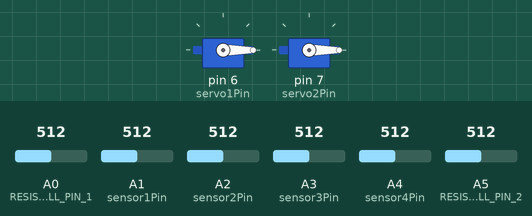
Recording of a sketch running on a simulated Arduino Uno, built with avr-gcc and run on an emulated ATmega328P. Parts: 2 × servo. Inputs (shaded band) come from the test bench; at power-on: A1 (sensor1Pin) = 512, A3 (sensor3Pin) = 512, A2 (sensor2Pin) = 512, A4 (sensor4Pin) = 512, A0 (RESISTOR_CELL_PIN_1) = 512, A5 (RESISTOR_CELL_PIN_2) = 512. What the sketch prints to the serial monitor is not drawn.

Above: at 1.2 s.
1.3 s: A1 (sensor1Pin) set to 492
At 1.64 s:
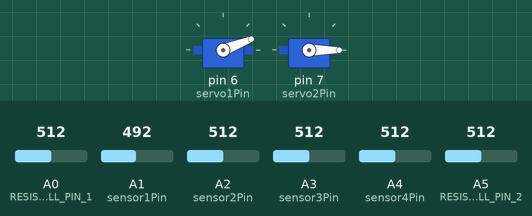
4.3 s: A3 (sensor3Pin) set to 496
At 4.49 s:
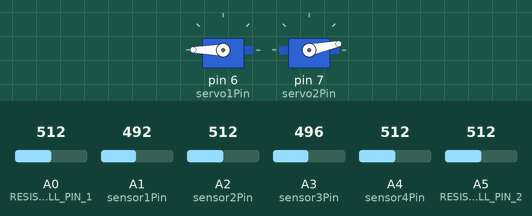
7.3 s: A2 (sensor2Pin) set to 466
At 7.49 s:
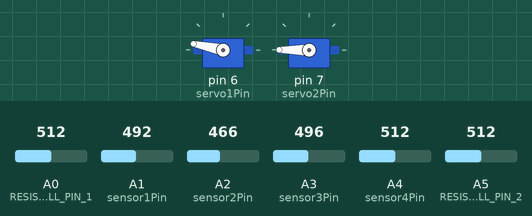
10.3 s: A4 (sensor4Pin) set to 80
13.3 s: A1 (sensor1Pin) set to 80
At 13.49 s:
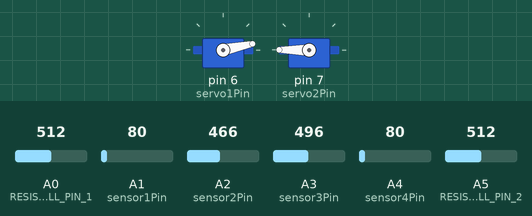
16.3 s: A2 (sensor2Pin) set to 30
At 16.49 s:
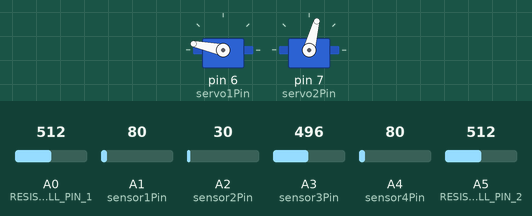
Timing chart, 0 to 20.3 s (numbered marks = the images above; inputs shaded):
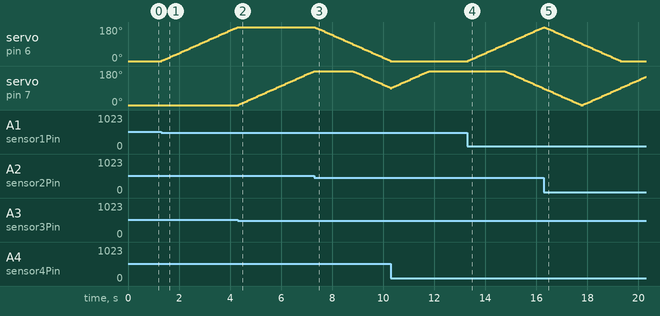

Measured:
- the behaviour switches between 510 and 509 on A1 (sensor1Pin) (found by bisection; images 0 and 1)
- the behaviour switches between 504 and 503 on A3 (sensor3Pin) (found by bisection; images 1 and 2)
- the behaviour switches between 485 and 484 on A2 (sensor2Pin) (found by bisection; images 2 and 3)
- after the input at 1.3 s, servo on pin 6 (servo1Pin): moves from 0° to 180° over 3.0 s, starting at once
- after the input at 4.3 s, servo on pin 7 (servo2Pin): moves from 0° to 180° over 3.0 s, starting at once
- after the input at 7.3 s, servo on pin 6 (servo1Pin): moves from 180° to 0° over 3.0 s, starting at once; servo on pin 7 (servo2Pin): moves from 180° to 90° over 1.5 s, starting after 1.5 s
- after the input at 13.3 s, servo on pin 6 (servo1Pin): moves from 0° to 180° over 3.0 s, starting at once; servo on pin 7 (servo2Pin): moves from 180° to 87° over 1.5 s, starting after 1.5 s
- after the input at 16.3 s, servo on pin 6 (servo1Pin): moves from 180° to 0° over 3.0 s, starting at once

The sketch:

Arduino.ino
```cpp
// Importation des librairies
#include <Servo.h>
#include <ArduinoJson.h>

// Déclaration des variables de configuration
int DELAY_TIME_UPDATE = 50;
int DELAY_TIME_SEND_DATA = 50;
int DELAY_TIME_BUTTON = 20;
int buttonPin = 1;
int angleRotation = 3;
int servo1Pin = 6;
int servo2Pin = 7;
int sensor1Pin = A1;
int sensor2Pin = A2;
int sensor3Pin = A3;
int sensor4Pin = A4;
float sensor1Resistance = 9700;
float sensor2Resistance = 9660;
float sensor3Resistance = 9700;
float sensor4Resistance = 9770;
int SEUIL_SENSIBILITY = 5;
int DEFAULT_MANUAL_MOD = 0;

int RESISTOR_CELL = 9710;
int RESISTOR_CELL_PIN_1 = A0;
int RESISTOR_CELL_PIN_2 = A5;


class Cooldown {
    private:
        long previousTime;      // Moment d'activation
        long delayCooldown;     // Durée

    public:
        Cooldown(long delayCooldown, long previousTime = millis()):
        delayCooldown(delayCooldown),
        previousTime(previousTime) {}

    bool check() {
        long time = millis();
        if (time - previousTime < delayCooldown) return false;
        previousTime = time;
        return true;
    }

    void set_delay(int newDelay) {
        delayCooldown = newDelay;
        previousTime = millis();
    }

    int get_delay() {
      return delayCooldown;
    }
};


class ServoControl {
    private:
        Servo servo;        // Servomoteur
        int pin;            // Numéro de l'entrée
        int angle;          // Angle actuel
        int angleStep;      // Angle de rotation
        int minAngle;       // Angle minimal
        int maxAngle;       // Angle maximal

    public:
        ServoControl(int pin, int angleStep, int minAngle = 0, int maxAngle = 180):
        pin(pin),
        angle(0),          // Par défaut l'angle est à 90°
        angleStep(angleStep),
        minAngle(minAngle),
        maxAngle(maxAngle) {}

    void init() {
        servo.attach(pin);
        servo.write(angle);
    }

    int get_angle() {
        return angle;
    }

    void set_angle(int newAngle) {
        angle = newAngle;
        servo.write(angle);
    }

    int get_angleStep() {
        return angleStep;
    }

    int set_angleStep(int newAngleStep) {
        angleStep = newAngleStep;
        return newAngleStep;
    }

    int angleLimit = 40;

    bool increase(ServoControl* servo1=nullptr) {
        bool limitReached = false;
        if (angle + angleStep <= maxAngle) angle += angleStep;
        else if (angle < maxAngle) {
            angle = maxAngle;
        }
//         else if (angle == maxAngle && pin == servo2Pin && servo1 && (servo1->get_angle() < 30 || servo1->get_angle() > 150)) {
//             limitReached = true;
//             servo1->set_angle(180 - servo1->get_angle());
//             angle = 0;
//         }
        servo.write(angle);
        return limitReached;
    }

    bool decrease(ServoControl* servo1=nullptr) {
        bool limitReached = false;
        if (angle - angleStep >= minAngle) angle -= angleStep;
        else if (angle > minAngle) {
            angle = minAngle;
        }
//         else if (angle == minAngle && pin == servo2Pin && servo1 && (servo1->get_angle() < 30 || servo1->get_angle() > 150)) {
//             limitReached = true;
//             servo1->set_angle(180 - servo1->get_angle());
//             angle = 180;
//         }
        servo.write(angle);
        return limitReached;
    }
};


class LightSensor {
    private:
        int pin;            // Numéro du capteur
        int resistance;     // Valeur de la résistance du capteur

    public:
        LightSensor(int pin, int resistance):
        pin(pin),
        resistance(resistance) {}

    int get_value() {
        return ((long)analogRead(pin) * 10000) / resistance;
    }
};


// Nécessaire pour éviter le référencement circulaire entre Tracker et Communication
class Tracker;
class Communication {
    private:
        Tracker* tracker;       // Tracker associé
        Cooldown* cooldown;      // Durée du cooldown pour l'échange de données avec Python

    public:
        Communication(Tracker* tracker, Cooldown* cooldown, long previousTime = 0):
        tracker(tracker),
        cooldown(cooldown) {}

    void send_data(int manualMod, int sensor1, int sensor2, int sensor3, int sensor4, int angle1, int angle2, String direction1, String direction2, int angleStep, int delayUpdate, int sensibility, float powerGenerated, float powerRequired, float currentYield);
    void receive_data();
};


class Tracker {
    private:
        ServoControl servo1, servo2;                                // Servomoteurs
        LightSensor sensor1, sensor2, sensor3, sensor4;             // Capteurs
        int sensibility;                                            // Seuil de sensibilité
        int lastSensibility;
        int manualMod;                                              // Status du mode manuel
        int buttonPin;                                              // Numéro du bouton
        Cooldown cooldownUpdate, cooldownSendData, cooldownButton;  // Durée des cooldowns
        Communication communication;                                // Communication
        String direction1, direction2;                              // Directions d'orientation

    public:
        Tracker(int manualMod, int servo1Pin, int servo2Pin, int sensor1Pin, int sensor2Pin, int sensor3Pin, int sensor4Pin, int buttonPin):
        servo1(servo1Pin, angleRotation),
        servo2(servo2Pin, angleRotation),

        sensor1(sensor1Pin, sensor1Resistance),
        sensor2(sensor2Pin, sensor2Resistance),
        sensor3(sensor3Pin, sensor3Resistance),
        sensor4(sensor4Pin, sensor4Resistance),

        sensibility(SEUIL_SENSIBILITY),
        lastSensibility(SEUIL_SENSIBILITY),
        manualMod(manualMod),
        buttonPin(buttonPin),

        cooldownUpdate(DELAY_TIME_UPDATE),
        cooldownSendData(DELAY_TIME_SEND_DATA),
        cooldownButton(DELAY_TIME_BUTTON),

        communication(this, &cooldownSendData),

        direction1(""),
        direction2("") {}


    void init() {
        servo1.init();
        servo2.init();
        pinMode(buttonPin, INPUT_PULLUP); // Si on appuie pas sur le bouton, il est par défaut HIGH.
    }


    void check_button() {

        if (!cooldownUpdate.check()) return;

        bool buttonState = digitalRead(buttonPin);
        if (buttonState == LOW) {
            switch_manualMod();
            Serial.println("Mode manuel : " + String(manualMod ? "Activé" : "Désactivé"));
        }
    }


    void update() {

//         check_button();

        if (manualMod == 1) return; // La suite du code s'exécute seulement si le modeManuel est désactivé.

        if (!cooldownUpdate.check()) return; // La suite du code s'exécute tous les X temps.

        int sensor1Value = sensor1.get_value();
        int sensor2Value = sensor2.get_value();
        int sensor3Value = sensor3.get_value();
        int sensor4Value = sensor4.get_value();


        // Contrôle l'inclinaison du panneau solaire
        if (abs(sensor1Value - sensor2Value) > sensibility) {
            if (sensor1Value > sensor2Value) {
                servo1.decrease();
                direction1 = "up";
            } else {
                servo1.increase();
                direction1 = "down";
            }
        } else direction1 = "";


        // Contrôle l'orientation du panneau solaire
        if (abs(sensor3Value - sensor4Value) > sensibility) {

            // Si l'angle du servomoteur 1 dépasse 90°, alors on inverse les capteurs 3 et 4
            if (servo1.get_angle() >= 90) {
                int temp = sensor4Value;
                sensor4Value = sensor3Value;
                sensor3Value = temp;
            }

            bool limitReached;
            if (sensor3Value > sensor4Value) {
                limitReached = servo2.increase(&servo1);
                direction2 = "left";
            } else {
                limitReached = servo2.decrease(&servo1);
                direction2 = "right";
            }

//             if (limitReached) {
//                 lastSensibility = sensibility;
//                 sensibility = 300;
//             } else {
//                 sensibility = lastSensibility;
//             }

        } else direction2 = "";

    }


    int switch_manualMod() {
        manualMod = manualMod ? 0 : 1;
        return manualMod;
    }

    int get_manualMod() {
        return manualMod;
    }


    void send_data() {

        if (!cooldownSendData.check()) return; // Le code suivant est exécuté tout les X temps.

        int sensor1Value = sensor1.get_value();
        int sensor2Value = sensor2.get_value();
        int sensor3Value = sensor3.get_value();
        int sensor4Value = sensor4.get_value();

        float* yield = get_yield();  // Récupère le tableau retourné

        float r = yield[0];
        float Pp = yield[1];
        float Pa = yield[2];

        delete[] yield;

        // Envoie les données à Communication qui les formatent pour les envoyez par port série à Python
        communication.send_data(
            manualMod,
            sensor1Value, sensor2Value, sensor3Value, sensor4Value,
            servo1.get_angle(), servo2.get_angle(),
            direction1, direction2,
            servo1.get_angleStep(),
            cooldownUpdate.get_delay(),
            sensibility,
            Pp,
            Pa,
            r
        );

    }

    // Vérifie que Communication n'a pas reçue des données en provenance de Python par port série.
    void receive_data() {
        communication.receive_data();
    }

    ServoControl* getServo(int number) {
        ServoControl* servos[] = {&servo1, &servo2};
        return servos[number - 1];
    }

    void set_angleStep(int newAngleStep) {
        servo1.set_angleStep(newAngleStep);
        servo2.set_angleStep(newAngleStep);
    }

    void set_delayUpdate(int newDelayUpdate) {
        cooldownUpdate.set_delay(newDelayUpdate);
    }

    void set_sensibility(int newSensibility) {
        sensibility = newSensibility;
    }

    void displaySensors() {
        Serial.println("Sensor 1 : " + String(analogRead(sensor1Pin)));
        Serial.println("Sensor 2 : " + String(analogRead(sensor2Pin)));
        Serial.println("Sensor 3 : " + String(analogRead(sensor3Pin)));
        Serial.println("Sensor 4 : " + String(analogRead(sensor4Pin)));
        Serial.println("");
    }

    float* get_yield() {

        float Up = (analogRead(RESISTOR_CELL_PIN_1) - analogRead(RESISTOR_CELL_PIN_2)) * 5 / 1023.0;
        float Ip = Up / 9710.;
        float Pp = Up * Ip;

        float Ua = 5;
        float I1 = (analogRead(A1) * 5 / 1023.) / sensor1Resistance;
        float I2 = (analogRead(A2) * 5 / 1023.) / sensor2Resistance;
        float I3 = (analogRead(A3) * 5 / 1023.) / sensor3Resistance;
        float I4 = (analogRead(A4) * 5 / 1023.) / sensor4Resistance;
        float Ia = - (I1 + I2 + I3 + I4);

        float Pa = abs(Ua * Ia);

        float r = abs(Pp / Pa) * 100;

//         Serial.println("Puissance générée par le panneau solaire : " + String(Pp));
//         Serial.println("Puissance générée par l'ensemble du circuit : " + String(Pa));
//         Serial.println("Rendement du panneau solaire par rapport à l'énergie fournie par le circuit : " + String(r));
//         Serial.println("");

        float* yield = new float[3];  // Alloue dynamiquement un tableau de 3 éléments
        yield[0] = r;  // Initialise r
        yield[1] = Pp;  // Initialise Pp
        yield[2] = Pa;  // Initialise Pa
        return yield;

    }
};


void Communication::send_data(int manualMod, int sensor1, int sensor2, int sensor3, int sensor4, int angle1, int angle2, String direction1, String direction2, int angleStep, int delayUpdate, int sensibility, float powerGenerated, float powerRequired, float currentYield) {

    String jsonString = "{";
    jsonString += "\"type\":\"ws\",";
    jsonString += "\"data\":{";
    jsonString += "\"system\":{";
    jsonString += "\"manual\":" + String(manualMod) + ",";
    jsonString += "\"angleRotation\":" + String(angleStep) + ",";
    jsonString += "\"delayUpdate\":" + String(delayUpdate) + ",";
    jsonString += "\"sensibility\":" + String(sensibility);
    jsonString += "},";

    jsonString += "\"phototransistors\":{";
    jsonString += "\"sensor_1\":" + String(sensor1) + ",";
    jsonString += "\"sensor_2\":" + String(sensor2) + ",";
    jsonString += "\"sensor_3\":" + String(sensor3) + ",";
    jsonString += "\"sensor_4\":" + String(sensor4);
    jsonString += "},";

    jsonString += "\"servomotors\":{";
    jsonString += "\"servo_1\":{\"angle\":" + String(angle1) + ",\"direction\":\"" + (direction1 == "" ? "null" : direction1) + "\"},";
    jsonString += "\"servo_2\":{\"angle\":" + String(angle2) + ",\"direction\":\"" + (direction2 == "" ? "null" : direction2) + "\"}";
    jsonString += "},";

    jsonString += "\"powerGenerated\":" + String(powerGenerated * pow(10, 3), 3) + ",";
    jsonString += "\"powerRequired\":" + String(powerRequired * pow(10, 3), 3) + ",";
    jsonString += "\"currentYield\":" + String(currentYield, 3);
    jsonString += "}}";

    Serial.println(jsonString); // Envoie la chaine de caractère formée à Python par port série

}


void Communication::receive_data() {

    if (Serial.available() > 0) {
        String line = Serial.readStringUntil('\n'); // Lire la ligne jusqu'à un saut de ligne
        line.trim();

        Serial.println(line);  // Affiche la ligne lue pour débogage

        if (line.startsWith("{") && line.endsWith("}")) {  // Filtrer les bonnes données JSON
            StaticJsonDocument<512> data;
            DeserializationError error = deserializeJson(data, line);

            if (!error) {
                String editName = data["edit"];
                int editValue = data["value"];

//                 String message = ""; // Déclarée ici pour être accessible partout

                // Vérifier et appliquer les modifications selon les clés du JSON
                if (editName == "manualMod") {
                    int newStatus_manualMod = tracker->switch_manualMod(); // Modifie le mode manuel (sur 1 s'il était sur 0 et inversement)
//                     String message = "Le mode manuel est désormais : " + String(newStatus_manualMod ? "allumé" : "éteint");
                }

                if (editName.startsWith("servo-")) {
                    int servoNumber = String(editName.charAt(editName.length() - 1)).toInt();
                    ServoControl* servo = tracker->getServo(servoNumber);
                    servo->set_angle(editValue);
//                     message = "Angle du servomoteur 1 : " + String(angle);
                }

                 if (editName == "angleRotation") {
                    int angleStep = editValue;
                    tracker->set_angleStep(angleStep);
//                     message = "L'angle de rotation est désormais : " + String(angleStep);
                }

                if (editName == "sensibility") {
                    int sensibility = editValue;
                    tracker->set_sensibility(sensibility);
//                     message = "La sensibilité est désormais : " + String(sensibility);
                }

                if (editName == "delayUpdate") {
                    int delayUpdate = editValue;
                    tracker->set_delayUpdate(delayUpdate);
//                     message = "Le délai d'actualisation est désormais : " + String(delayUpdate);
                }

            }
        }
    }

}


// Création d'une instance Tracker qui contrôlera le panneau solaire
Tracker tracker(DEFAULT_MANUAL_MOD, servo1Pin, servo2Pin, sensor1Pin, sensor2Pin, sensor3Pin, sensor4Pin, buttonPin);

// Fonction qui s'exécute au lancement du programme.
void setup() {
    Serial.begin(115200);
    tracker.init();
}

// Fonction qui s'exécute en boucle
void loop() {

    tracker.update();
    tracker.send_data();
    tracker.receive_data();

//     tracker.get_yield();
    //tracker.displaySensors();

}
```
